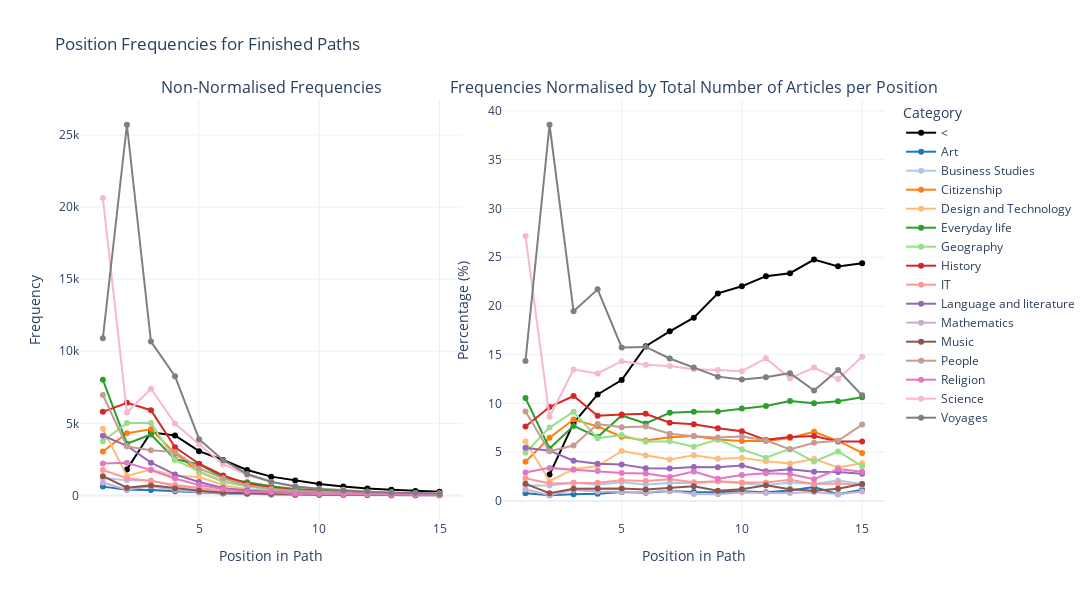

The cell this chart's notebook holds for it:
### Code cell
df_position_data = get_position_frequencies(common_paths_nl, max_position=15)
plot_position_line(df_position_data, df_article, title="Position Frequencies for Finished Paths")

### Figure 1 — Plotly figure (JSON) as saved in the notebook; plotly's stock layout.template omitted (floating-point values rounded to 4 significant figures)
{"data": [{"line": {"color": "rgb(0,0,0)"}, "mode": "lines+markers", "name": "<", "type": "scatter", "x": [2, 3, 4, 5, 6, 7, 8, 9, 10, 11, 12, 13, 14, 15], "xaxis": "x", "y": [1803, 4383, 4162, 3070, 2457, 1766, 1300, 1035, 787, 618, 481, 398, 308, 252], "yaxis": "y"}, {"line": {"color": "rgb(31.0,119.0,180.0)"}, "mode": "lines+markers", "name": "Art", "type": "scatter", "x": [1, 2, 3, 4, 5, 6, 7, 8, 9, 10, 11, 12, 13, 14, 15], "xaxis": "x", "y": [608, 392, 381, 282, 225, 129, 105, 63, 44, 36, 24, 22, 23, 9, 12], "yaxis": "y"}, {"line": {"color": "rgb(174.0,199.0,232.0)"}, "mode": "lines+markers", "name": "Business Studies", "type": "scatter", "x": [1, 2, 3, 4, 5, 6, 7, 8, 9, 10, 11, 12, 13, 14, 15], "xaxis": "x", "y": [1213, 1054, 1039, 638, 473, 263, 187, 127, 97, 65, 43, 39, 28, 27, 18], "yaxis": "y"}, {"line": {"color": "rgb(255.0,127.0,14.0)"}, "mode": "lines+markers", "name": "Citizenship", "type": "scatter", "x": [1, 2, 3, 4, 5, 6, 7, 8, 9, 10, 11, 12, 13, 14, 15], "xaxis": "x", "y": [3049, 4318, 4587, 2917, 1629, 962, 664, 461, 306, 220, 165, 133, 114, 79, 51], "yaxis": "y"}, {"line": {"color": "rgb(255.0,187.0,120.0)"}, "mode": "lines+markers", "name": "Design and Technology", "type": "scatter", "x": [1, 2, 3, 4, 5, 6, 7, 8, 9, 10, 11, 12, 13, 14, 15], "xaxis": "x", "y": [4626, 1352, 1794, 1367, 1269, 723, 431, 324, 211, 158, 109, 79, 69, 44, 40], "yaxis": "y"}, {"line": {"color": "rgb(44.0,160.0,44.0)"}, "mode": "lines+markers", "name": "Everyday life", "type": "scatter", "x": [1, 2, 3, 4, 5, 6, 7, 8, 9, 10, 11, 12, 13, 14, 15], "xaxis": "x", "y": [8020, 3587, 4227, 2500, 2171, 1230, 918, 633, 446, 339, 261, 211, 161, 131, 110], "yaxis": "y"}, {"line": {"color": "rgb(152.0,223.0,138.0)"}, "mode": "lines+markers", "name": "Geography", "type": "scatter", "x": [1, 2, 3, 4, 5, 6, 7, 8, 9, 10, 11, 12, 13, 14, 15], "xaxis": "x", "y": [3754, 5017, 5022, 2450, 1675, 941, 622, 384, 306, 189, 119, 110, 65, 65, 37], "yaxis": "y"}, {"line": {"color": "rgb(214.0,39.0,40.0)"}, "mode": "lines+markers", "name": "History", "type": "scatter", "x": [1, 2, 3, 4, 5, 6, 7, 8, 9, 10, 11, 12, 13, 14, 15], "xaxis": "x", "y": [5796, 6423, 5910, 3331, 2195, 1385, 815, 544, 363, 256, 168, 135, 107, 78, 63], "yaxis": "y"}, {"line": {"color": "rgb(255.0,152.0,150.0)"}, "mode": "lines+markers", "name": "IT", "type": "scatter", "x": [1, 2, 3, 4, 5, 6, 7, 8, 9, 10, 11, 12, 13, 14, 15], "xaxis": "x", "y": [1766, 1192, 997, 714, 524, 317, 227, 133, 99, 68, 51, 45, 28, 23, 17], "yaxis": "y"}, {"line": {"color": "rgb(148.0,103.0,189.0)"}, "mode": "lines+markers", "name": "Language and literature", "type": "scatter", "x": [1, 2, 3, 4, 5, 6, 7, 8, 9, 10, 11, 12, 13, 14, 15], "xaxis": "x", "y": [4142, 3441, 2270, 1454, 929, 519, 337, 241, 168, 130, 82, 67, 48, 38, 29], "yaxis": "y"}, {"line": {"color": "rgb(197.0,176.0,213.0)"}, "mode": "lines+markers", "name": "Mathematics", "type": "scatter", "x": [1, 2, 3, 4, 5, 6, 7, 8, 9, 10, 11, 12, 13, 14, 15], "xaxis": "x", "y": [890, 399, 625, 373, 236, 140, 106, 50, 34, 31, 22, 17, 15, 9, 10], "yaxis": "y"}, {"line": {"color": "rgb(140.0,86.0,75.0)"}, "mode": "lines+markers", "name": "Music", "type": "scatter", "x": [1, 2, 3, 4, 5, 6, 7, 8, 9, 10, 11, 12, 13, 14, 15], "xaxis": "x", "y": [1334, 536, 694, 486, 319, 183, 135, 104, 51, 43, 43, 25, 17, 16, 18], "yaxis": "y"}, {"line": {"color": "rgb(196.0,156.0,148.0)"}, "mode": "lines+markers", "name": "People", "type": "scatter", "x": [1, 2, 3, 4, 5, 6, 7, 8, 9, 10, 11, 12, 13, 14, 15], "xaxis": "x", "y": [6965, 3393, 3124, 3006, 1870, 1181, 700, 459, 317, 236, 167, 109, 96, 79, 81], "yaxis": "y"}, {"line": {"color": "rgb(227.0,119.0,194.0)"}, "mode": "lines+markers", "name": "Religion", "type": "scatter", "x": [1, 2, 3, 4, 5, 6, 7, 8, 9, 10, 11, 12, 13, 14, 15], "xaxis": "x", "y": [2212, 2263, 1753, 1168, 713, 438, 250, 209, 111, 95, 76, 57, 36, 42, 31], "yaxis": "y"}, {"line": {"color": "rgb(247.0,182.0,210.0)"}, "mode": "lines+markers", "name": "Science", "type": "scatter", "x": [1, 2, 3, 4, 5, 6, 7, 8, 9, 10, 11, 12, 13, 14, 15], "xaxis": "x", "y": [20627, 5756, 7399, 4985, 3547, 2163, 1405, 934, 653, 476, 392, 259, 220, 160, 153], "yaxis": "y"}, {"line": {"color": "rgb(127.0,127.0,127.0)"}, "mode": "lines+markers", "name": "Voyages", "type": "scatter", "x": [1, 2, 3, 4, 5, 6, 7, 8, 9, 10, 11, 12, 13, 14, 15], "xaxis": "x", "y": [10903, 25715, 10675, 8270, 3898, 2446, 1484, 947, 620, 445, 340, 270, 182, 172, 112], "yaxis": "y"}, {"line": {"color": "rgb(0,0,0)"}, "mode": "lines+markers", "name": "<", "showlegend": false, "type": "scatter", "x": [2, 3, 4, 5, 6, 7, 8, 9, 10, 11, 12, 13, 14, 15], "xaxis": "x2", "y": [2.706, 7.987, 10.92, 12.41, 15.88, 17.4, 18.81, 21.29, 22.02, 23.06, 23.36, 24.77, 24.06, 24.37], "yaxis": "y2"}, {"line": {"color": "rgb(31.0,119.0,180.0)"}, "mode": "lines+markers", "name": "Art", "showlegend": false, "type": "scatter", "x": [1, 2, 3, 4, 5, 6, 7, 8, 9, 10, 11, 12, 13, 14, 15], "xaxis": "x2", "y": [0.801, 0.5882, 0.6942, 0.7401, 0.9093, 0.8335, 1.034, 0.9113, 0.9052, 1.007, 0.8955, 1.068, 1.431, 0.7031, 1.161], "yaxis": "y2"}, {"line": {"color": "rgb(174.0,199.0,232.0)"}, "mode": "lines+markers", "name": "Business Studies", "showlegend": false, "type": "scatter", "x": [1, 2, 3, 4, 5, 6, 7, 8, 9, 10, 11, 12, 13, 14, 15], "xaxis": "x2", "y": [1.598, 1.582, 1.893, 1.674, 1.912, 1.699, 1.842, 1.837, 1.995, 1.819, 1.604, 1.894, 1.742, 2.109, 1.741], "yaxis": "y2"}, {"line": {"color": "rgb(255.0,127.0,14.0)"}, "mode": "lines+markers", "name": "Citizenship", "showlegend": false, "type": "scatter", "x": [1, 2, 3, 4, 5, 6, 7, 8, 9, 10, 11, 12, 13, 14, 15], "xaxis": "x2", "y": [4.017, 6.479, 8.358, 7.656, 6.584, 6.216, 6.541, 6.669, 6.295, 6.156, 6.157, 6.459, 7.094, 6.172, 4.932], "yaxis": "y2"}, {"line": {"color": "rgb(255.0,187.0,120.0)"}, "mode": "lines+markers", "name": "Design and Technology", "showlegend": false, "type": "scatter", "x": [1, 2, 3, 4, 5, 6, 7, 8, 9, 10, 11, 12, 13, 14, 15], "xaxis": "x2", "y": [6.094, 2.029, 3.269, 3.588, 5.129, 4.671, 4.245, 4.687, 4.341, 4.421, 4.067, 3.837, 4.294, 3.438, 3.868], "yaxis": "y2"}, {"line": {"color": "rgb(44.0,160.0,44.0)"}, "mode": "lines+markers", "name": "Everyday life", "showlegend": false, "type": "scatter", "x": [1, 2, 3, 4, 5, 6, 7, 8, 9, 10, 11, 12, 13, 14, 15], "xaxis": "x2", "y": [10.57, 5.383, 7.702, 6.561, 8.774, 7.947, 9.043, 9.157, 9.175, 9.485, 9.739, 10.25, 10.02, 10.23, 10.64], "yaxis": "y2"}, {"line": {"color": "rgb(152.0,223.0,138.0)"}, "mode": "lines+markers", "name": "Geography", "showlegend": false, "type": "scatter", "x": [1, 2, 3, 4, 5, 6, 7, 8, 9, 10, 11, 12, 13, 14, 15], "xaxis": "x2", "y": [4.946, 7.528, 9.151, 6.43, 6.77, 6.08, 6.127, 5.555, 6.295, 5.288, 4.44, 5.342, 4.045, 5.078, 3.578], "yaxis": "y2"}, {"line": {"color": "rgb(214.0,39.0,40.0)"}, "mode": "lines+markers", "name": "History", "showlegend": false, "type": "scatter", "x": [1, 2, 3, 4, 5, 6, 7, 8, 9, 10, 11, 12, 13, 14, 15], "xaxis": "x2", "y": [7.636, 9.638, 10.77, 8.742, 8.871, 8.949, 8.028, 7.869, 7.468, 7.163, 6.269, 6.557, 6.658, 6.094, 6.093], "yaxis": "y2"}, {"line": {"color": "rgb(255.0,152.0,150.0)"}, "mode": "lines+markers", "name": "IT", "showlegend": false, "type": "scatter", "x": [1, 2, 3, 4, 5, 6, 7, 8, 9, 10, 11, 12, 13, 14, 15], "xaxis": "x2", "y": [2.327, 1.789, 1.817, 1.874, 2.118, 2.048, 2.236, 1.924, 2.037, 1.903, 1.903, 2.186, 1.742, 1.797, 1.644], "yaxis": "y2"}, {"line": {"color": "rgb(148.0,103.0,189.0)"}, "mode": "lines+markers", "name": "Language and literature", "showlegend": false, "type": "scatter", "x": [1, 2, 3, 4, 5, 6, 7, 8, 9, 10, 11, 12, 13, 14, 15], "xaxis": "x2", "y": [5.457, 5.163, 4.136, 3.816, 3.755, 3.353, 3.32, 3.486, 3.456, 3.637, 3.06, 3.254, 2.987, 2.969, 2.805], "yaxis": "y2"}, {"line": {"color": "rgb(197.0,176.0,213.0)"}, "mode": "lines+markers", "name": "Mathematics", "showlegend": false, "type": "scatter", "x": [1, 2, 3, 4, 5, 6, 7, 8, 9, 10, 11, 12, 13, 14, 15], "xaxis": "x2", "y": [1.173, 0.5987, 1.139, 0.9789, 0.9538, 0.9046, 1.044, 0.7233, 0.6994, 0.8674, 0.8209, 0.8256, 0.9334, 0.7031, 0.9671], "yaxis": "y2"}, {"line": {"color": "rgb(140.0,86.0,75.0)"}, "mode": "lines+markers", "name": "Music", "showlegend": false, "type": "scatter", "x": [1, 2, 3, 4, 5, 6, 7, 8, 9, 10, 11, 12, 13, 14, 15], "xaxis": "x2", "y": [1.757, 0.8043, 1.265, 1.275, 1.289, 1.182, 1.33, 1.504, 1.049, 1.203, 1.604, 1.214, 1.058, 1.25, 1.741], "yaxis": "y2"}, {"line": {"color": "rgb(196.0,156.0,148.0)"}, "mode": "lines+markers", "name": "People", "showlegend": false, "type": "scatter", "x": [1, 2, 3, 4, 5, 6, 7, 8, 9, 10, 11, 12, 13, 14, 15], "xaxis": "x2", "y": [9.176, 5.091, 5.692, 7.889, 7.558, 7.631, 6.895, 6.64, 6.521, 6.603, 6.231, 5.294, 5.974, 6.172, 7.834], "yaxis": "y2"}, {"line": {"color": "rgb(227.0,119.0,194.0)"}, "mode": "lines+markers", "name": "Religion", "showlegend": false, "type": "scatter", "x": [1, 2, 3, 4, 5, 6, 7, 8, 9, 10, 11, 12, 13, 14, 15], "xaxis": "x2", "y": [2.914, 3.396, 3.194, 3.065, 2.882, 2.83, 2.463, 3.023, 2.283, 2.658, 2.836, 2.768, 2.24, 3.281, 2.998], "yaxis": "y2"}, {"line": {"color": "rgb(247.0,182.0,210.0)"}, "mode": "lines+markers", "name": "Science", "showlegend": false, "type": "scatter", "x": [1, 2, 3, 4, 5, 6, 7, 8, 9, 10, 11, 12, 13, 14, 15], "xaxis": "x2", "y": [27.17, 8.637, 13.48, 13.08, 14.34, 13.98, 13.84, 13.51, 13.43, 13.32, 14.63, 12.58, 13.69, 12.5, 14.8], "yaxis": "y2"}, {"line": {"color": "rgb(127.0,127.0,127.0)"}, "mode": "lines+markers", "name": "Voyages", "showlegend": false, "type": "scatter", "x": [1, 2, 3, 4, 5, 6, 7, 8, 9, 10, 11, 12, 13, 14, 15], "xaxis": "x2", "y": [14.36, 38.59, 19.45, 21.7, 15.75, 15.8, 14.62, 13.7, 12.75, 12.45, 12.69, 13.11, 11.33, 13.44, 10.83], "yaxis": "y2"}], "layout": {"annotations": [{"font": {"size": 16}, "showarrow": false, "text": "Non-Normalised Frequencies", "x": 0.2375, "xanchor": "center", "xref": "paper", "y": 1, "yanchor": "bottom", "yref": "paper"}, {"font": {"size": 16}, "showarrow": false, "text": "Frequencies Normalised by Total Number of Articles per Position", "x": 0.7625, "xanchor": "center", "xref": "paper", "y": 1, "yanchor": "bottom", "yref": "paper"}], "height": 600, "legend": {"title": {"text": "Category"}}, "title": {"text": "Position Frequencies for Finished Paths"}, "width": 1200, "xaxis": {"anchor": "y", "domain": [0, 0.475], "title": {"text": "Position in Path"}}, "xaxis2": {"anchor": "y2", "domain": [0.525, 1], "title": {"text": "Position in Path"}}, "yaxis": {"anchor": "x", "domain": [0, 1], "title": {"text": "Frequency"}}, "yaxis2": {"anchor": "x2", "domain": [0, 1], "title": {"text": "Percentage (%)"}}}}
